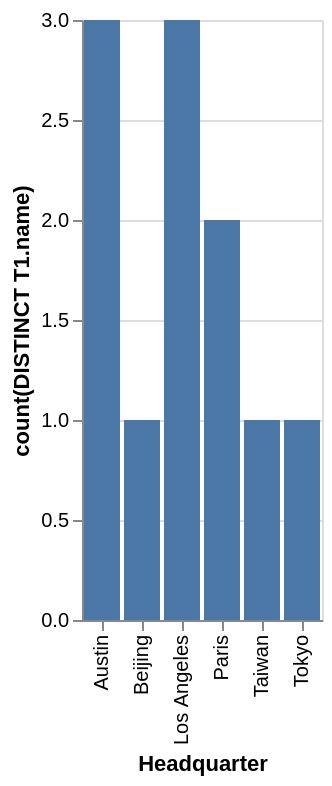

Vega-Lite specification for this chart:
### Vega-Lite specification from a JSON file in a GitHub repository (floating-point values rounded to 4 significant figures)
{"data": {"values": [{"x_data": "Austin", "y_data": 3}, {"x_data": "Beijing", "y_data": 1}, {"x_data": "Los Angeles", "y_data": 3}, {"x_data": "Paris", "y_data": 2}, {"x_data": "Taiwan", "y_data": 1}, {"x_data": "Tokyo", "y_data": 1}]}, "mark": "bar", "encoding": {"x": {"field": "x_data", "type": "nominal", "title": "Headquarter", "sort": "ascending"}, "y": {"field": "y_data", "type": "quantitative", "title": "count(DISTINCT T1.name)"}}}
